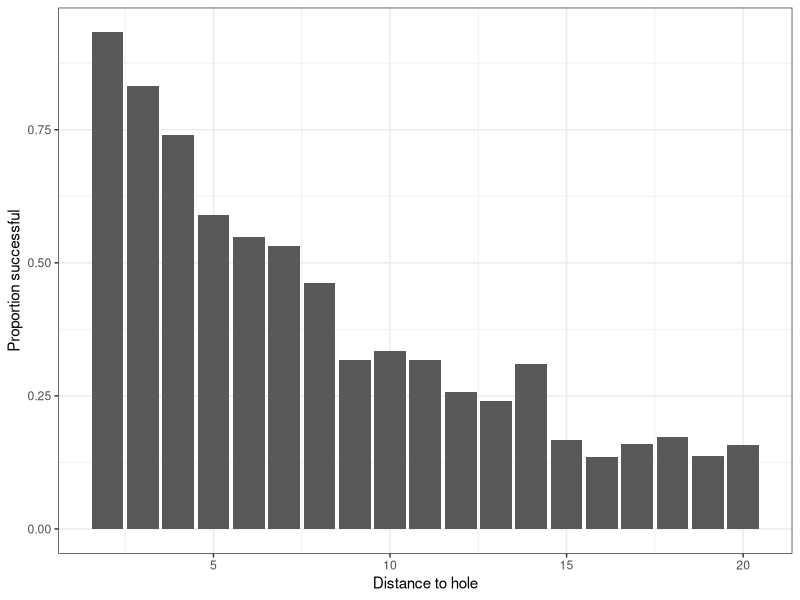

Write the R code that produced this figure.
## ---- chunk 1
#| echo: true
#| code-fold: true

library(readr)
library(dplyr)
library(ggplot2)

golf <- read_csv(file = "data/golf2.txt")
# Download: https://github.com/bonStats/mash-abm/tree/main/data
# change location to match folder of 'golf.txt' on your computer

golf %>% group_by(distance) %>% summarise(prop_success = mean(success)) %>%
ggplot() + 
  geom_col(aes(x = distance, y = prop_success)) +
  scale_x_continuous("Distance to hole") +
  scale_y_continuous("Proportion successful") +
  theme_bw()

